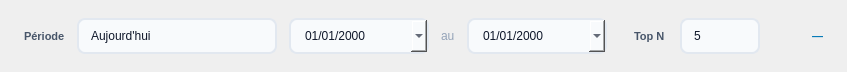
    <widget class="QFrame" name="config_bar">
     <property name="minimumSize">
      <size>
       <width>0</width>
       <height>72</height>
      </size>
     </property>
     <property name="maximumSize">
      <size>
       <width>16777215</width>
       <height>72</height>
      </size>
     </property>
     <property name="styleSheet">
      <string notr="true">QFrame#config_bar { background: #ffffff; border-bottom: 1px solid #e2e8f0; }</string>
     </property>
     <layout class="QHBoxLayout" name="configLayout">
      <property name="spacing">
       <number>12</number>
      </property>
      <property name="leftMargin">
       <number>24</number>
      </property>
      <property name="rightMargin">
       <number>24</number>
      </property>
      <item>
       <widget class="QLabel" name="lbl_periode">
        <property name="styleSheet">
         <string notr="true">color: #475569; font-size: 11px; font-weight: 700; background: transparent;</string>
        </property>
        <property name="text">
         <string>Période</string>
        </property>
       </widget>
      </item>
      <item>
       <widget class="QComboBox" name="combo_periode">
        <property name="minimumSize">
         <size>
          <width>200</width>
          <height>36</height>
         </size>
        </property>
        <property name="styleSheet">
         <string notr="true">QComboBox { background: #f8fafc; border: 1.5px solid #e2e8f0; border-radius: 8px; padding: 6px 12px; font-size: 12px; color: #0f172a; }
QComboBox::drop-down { border: none; width: 24px; }
QComboBox QAbstractItemView { background: #ffffff; color: #0f172a; selection-background-color: #e0f2fe; selection-color: #0f172a; }</string>
        </property>
        <item>
         <property name="text">
          <string>Aujourd'hui</string>
         </property>
        </item>
        <item>
         <property name="text">
          <string>Cette semaine</string>
         </property>
        </item>
        <item>
         <property name="text">
          <string>Ce mois</string>
         </property>
        </item>
        <item>
         <property name="text">
          <string>Cette année</string>
         </property>
        </item>
        <item>
         <property name="text">
          <string>30 derniers jours</string>
         </property>
        </item>
        <item>
         <property name="text">
          <string>90 derniers jours</string>
         </property>
        </item>
        <item>
         <property name="text">
          <string>Personnalisé</string>
         </property>
        </item>
       </widget>
      </item>
      <item>
       <widget class="QDateEdit" name="date_debut">
        <property name="minimumSize">
         <size>
          <width>140</width>
          <height>36</height>
         </size>
        </property>
        <property name="visible">
         <bool>false</bool>
        </property>
        <property name="styleSheet">
         <string notr="true">QDateEdit { background: #f8fafc; border: 1.5px solid #e2e8f0; border-radius: 8px; padding: 6px 12px; font-size: 12px; color: #0f172a; }</string>
        </property>
        <property name="displayFormat">
         <string>dd/MM/yyyy</string>
        </property>
        <property name="calendarPopup">
         <bool>true</bool>
        </property>
       </widget>
      </item>
      <item>
       <widget class="QLabel" name="lbl_au">
        <property name="visible">
         <bool>false</bool>
        </property>
        <property name="styleSheet">
         <string notr="true">color: #94a3b8; font-size: 12px; background: transparent;</string>
        </property>
        <property name="text">
         <string>au</string>
        </property>
       </widget>
      </item>
      <item>
       <widget class="QDateEdit" name="date_fin">
        <property name="minimumSize">
         <size>
          <width>140</width>
          <height>36</height>
         </size>
        </property>
        <property name="visible">
         <bool>false</bool>
        </property>
        <property name="styleSheet">
         <string notr="true">QDateEdit { background: #f8fafc; border: 1.5px solid #e2e8f0; border-radius: 8px; padding: 6px 12px; font-size: 12px; color: #0f172a; }</string>
        </property>
        <property name="displayFormat">
         <string>dd/MM/yyyy</string>
        </property>
        <property name="calendarPopup">
         <bool>true</bool>
        </property>
       </widget>
      </item>
      <item>
       <widget class="QLabel" name="lbl_topn">
        <property name="styleSheet">
         <string notr="true">color: #475569; font-size: 11px; font-weight: 700; padding-left: 12px; background: transparent;</string>
        </property>
        <property name="text">
         <string>Top N</string>
        </property>
       </widget>
      </item>
      <item>
       <widget class="QComboBox" name="combo_topn">
        <property name="minimumSize">
         <size>
          <width>80</width>
          <height>36</height>
         </size>
        </property>
        <property name="styleSheet">
         <string notr="true">QComboBox { background: #f8fafc; border: 1.5px solid #e2e8f0; border-radius: 8px; padding: 6px 12px; font-size: 12px; color: #0f172a; }
QComboBox::drop-down { border: none; width: 24px; }
QComboBox QAbstractItemView { background: #ffffff; color: #0f172a; selection-background-color: #e0f2fe; selection-color: #0f172a; }</string>
        </property>
        <item>
         <property name="text">
          <string>5</string>
         </property>
        </item>
        <item>
         <property name="text">
          <string>10</string>
         </property>
        </item>
        <item>
         <property name="text">
          <string>15</string>
         </property>
        </item>
        <item>
         <property name="text">
          <string>20</string>
         </property>
        </item>
        <item>
         <property name="text">
          <string>50</string>
         </property>
        </item>
       </widget>
      </item>
      <item>
       <spacer name="configSpacer">
        <property name="orientation">
         <enum>Qt::Orientation::Horizontal</enum>
        </property>
        <property name="sizeHint" stdset="0">
         <size>
          <width>40</width>
          <height>20</height>
         </size>
        </property>
       </spacer>
      </item>
      <item>
       <widget class="QLabel" name="lbl_periode_active">
        <property name="styleSheet">
         <string notr="true">color: #0077B6; font-size: 11px; font-weight: 700; background: transparent;</string>
        </property>
        <property name="text">
         <string>—</string>
        </property>
       </widget>
      </item>
     </layout>
    </widget>
